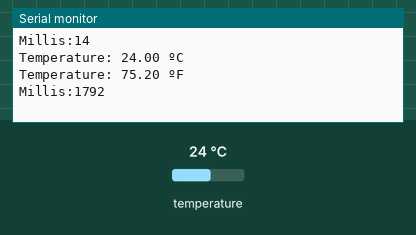
Bench run of a sketch on a simulated Arduino Uno, built with avr-gcc and run on an emulated ATmega328P. Parts: the last lines printed to the serial monitor. Inputs (shaded band) come from the test bench; at power-on: temperature 24 °C.

Above: at 2.5 s.
2.6 s: temperature set to 12 °C
At 4.4 s:
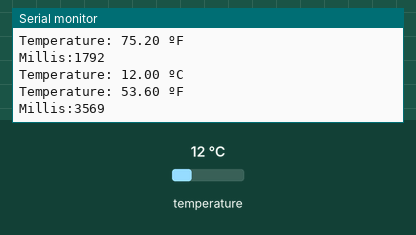
4.8 s: temperature set to 19 °C
At 6.1 s:
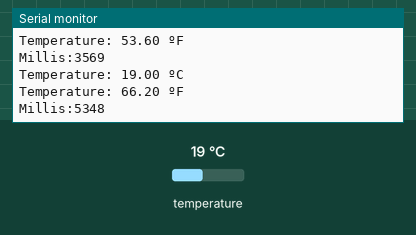
Timing chart, 0 to 7.8 s (numbered marks = the images above; inputs shaded):
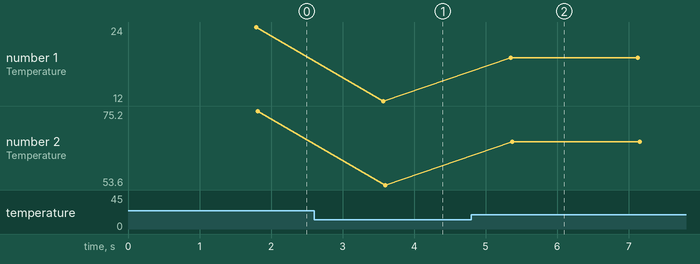

Measured:
- after the input at 2.6 s, the serial monitor: prints a new line after 0.97 s (image 1)
- after the input at 4.8 s, the serial monitor: prints a new line after 0.55 s (image 2)
- plotted number 1: 24 → 12 after the input at 2.6 s, 12 → 19 after the input at 4.8 s
- plotted number 2: 75.2 → 53.6 after the input at 2.6 s, 53.6 → 66.2 after the input at 4.8 s

The sketch:

ds18b20.ino
```cpp
#include <OneWire.h>
#include <DallasTemperature.h>

const int SensorDataPin = 5;

OneWire oneWire(SensorDataPin);
DallasTemperature sensors(&oneWire);

void setup() {
pinMode(SensorDataPin, INPUT);
  Serial.begin(9600);
  sensors.begin();
}

void loop() {
  Serial.print("Millis:");
  Serial.println(millis());
  delay(1000);
  temp();
}

void temp() {
  sensors.requestTemperatures();
  float temperature_Celsius = sensors.getTempCByIndex(0);
  float temperature_Fahrenheit = sensors.getTempFByIndex(0);
  Serial.print("Temperature: ");
  Serial.print(temperature_Celsius);
  Serial.println(" ºC");
  Serial.print("Temperature: ");
  Serial.print(temperature_Fahrenheit);
  Serial.println(" ºF");
  Serial.println("");
  // delay(10000);
}
```
